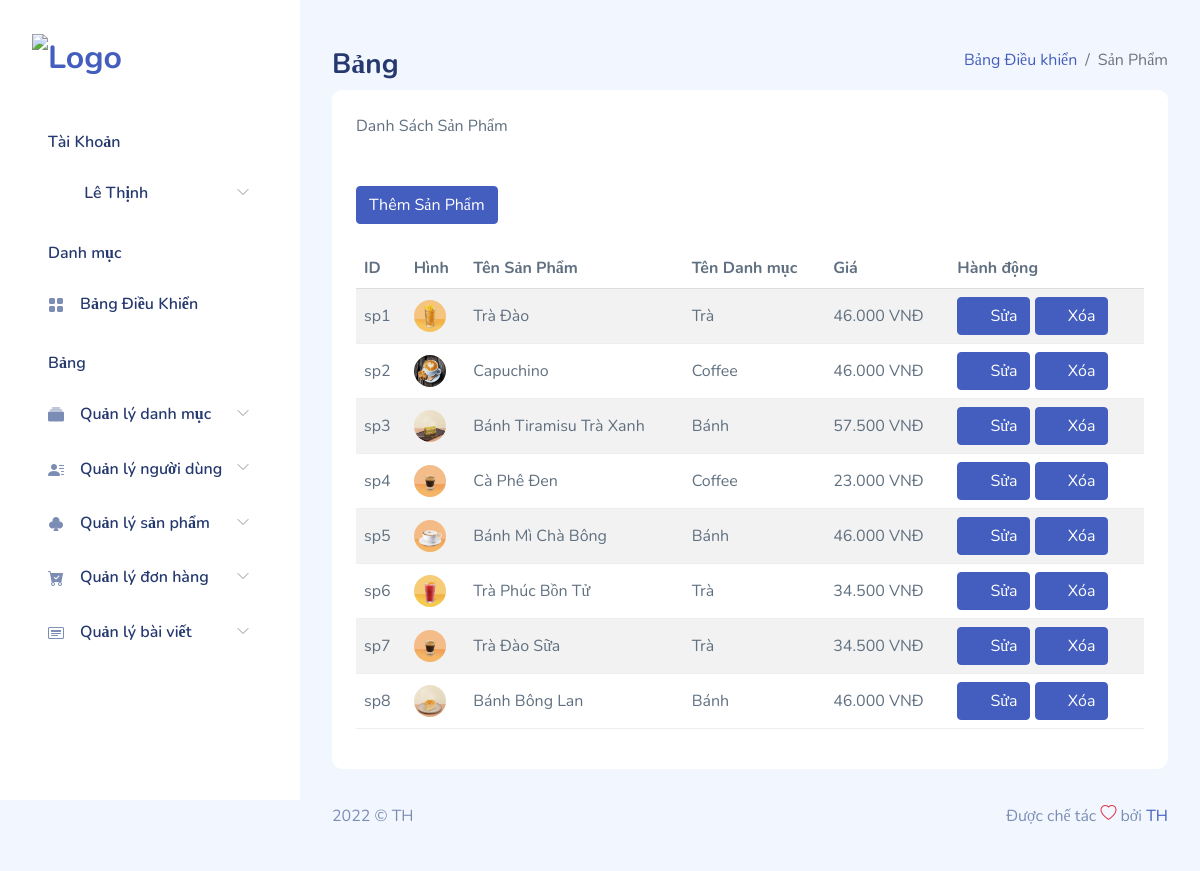
The app's page /admin/view/sanpham.php (signed in) with its own data.
### tables this page shows
CREATE TABLE IF NOT EXISTS `sanpham` (
  `id_sp` varchar(15) NOT NULL,
  `hinh` varchar(20) NOT NULL,
  `tensanpham` varchar(50) NOT NULL,
  `thongtin` text NOT NULL,
  `gia` double NOT NULL,
  `id_danhmuc` varchar(15) NOT NULL,
  PRIMARY KEY (`id_sp`),
  KEY `dm_sp` (`id_danhmuc`)
);

CREATE TABLE IF NOT EXISTS `danhmuc` (
  `id_dm` varchar(15) NOT NULL,
  `tendanhmuc` varchar(50) NOT NULL,
  PRIMARY KEY (`id_dm`)
);

### admin/utils/MySQLUtils.php (called while the page is built, shortened)
<?php
Class MySQLUtils{
    private $servername;
    private $username;
    private $password;
    private $dbname;
    private static $conn;
    public function __construct(){
      $this->servername = "localhost";
      $this->username = "root";
      $this->password = "";
      $this->dbname = "dbbannuoc";
      if(self::$conn == NULL){
        $this->connectDB();
      }
      else{
        return self::$conn;
      }
    }
  public function connectDB(){
try {
  self::$conn = new PDO("mysql:host=$this->servername;dbname=$this->dbname", $this->username, $this->password);
  self::$conn->setAttribute(PDO::ATTR_ERRMODE, PDO::ERRMODE_EXCEPTION);
  self::$conn->query('set names utf8' );
  return self::$conn;
} catch(PDOException $e) {
  echo "Connection failed: " . $e->getMessage();
}
}
public function selectQuery($sql, $arr=[])
    {
        $stm = self::$conn->prepare($sql);
        $stm->execute($arr);
        return $stm->fetchAll(PDO::FETCH_ASSOC);
    }
}
?>

### admin/view/sanpham.php (the view, shortened to what this page needs)
<!DOCTYPE html>
<html lang="en">
<head>
    <?php include 'assets/layouts/headerpage_Admin.php' ?>
    <?php include '../utils/MySQLUtils.php' ?>
</head>
<body>
    <div id="app">
        <?php include 'assets/layouts/menupage_Admin.php' ?>
        <div id="main">
            <div class="page-heading">
                <div class="page-title">
                    <div class="row">
                        <div class="col-12 col-md-6 order-md-1 order-last">
                            <h3>Bảng</h3>
                        </div>
                        <div class="col-12 col-md-6 order-md-2 order-first">
                            <nav aria-label="breadcrumb" class="breadcrumb-header float-start float-lg-end">
                                <ol class="breadcrumb">
                                    <li class="breadcrumb-item"><a href="index1.php">Bảng Điều khiển</a></li>
                                    <li class="breadcrumb-item active" aria-current="page">Sản Phẩm</li>
                                </ol>
                            </nav>
                        </div>
                    </div>
                </div>
                <section class="section">
                    <div class="card">
                        <div class="card-header">
                            Danh Sách Sản Phẩm
                        </div>
                        <div class="card-header">
                        <a href="sanphamcreatepage.php" class="btn btn-primary btn-round ml-auto">
                        Thêm Sản Phẩm</a>
                        </div>
                        <div class="card-body">
                            <table class="table table-striped" id="table1">
                                <thead>
                                    <tr>
                                        <th>ID</th>
                                        <th>Hình</th>
                                        <th>Tên Sản Phẩm</th>
                                        <th>Tên Danh mục</th>
                                        <th>Giá</th>
                                        <th>Hành động</th>
                                    </tr>
                                </thead>
                                <tbody>
                                    <?php
                                        function chuyenUSD($chuyen){
                                            return number_format($chuyen * 23000,0,",",".") ." VNĐ";
                                        }
                                        $conn= new MySQLUtils();
                                        $conn->connectDB();
                                        $sql = "SELECT * FROM sanpham join danhmuc on sanpham.id_danhmuc = danhmuc.id_dm";
                                        $result = $conn->selectQuery($sql);
                                    foreach($result as $value){
                                    echo'<tr>
                                        <td>'.$value['id_sp'].'</td>
                                        <td>
                                            <div class="avatar avatar-md">
                                            <img src="assets/images/faces/'.$value['hinh'].'">
                                            </div>
                                        </td>
                                        <td>'.$value['tensanpham'].'</td>
                                        <td>'.$value['tendanhmuc'].'</td>
                                         <td>'.chuyenUSD($value['gia']).'</td>
                                        <td>
                                            <div class="form-button-action">
                                                <a href="sanphameditpage.php?id='.$value['id_sp'].'" type="submit" data-toggle="tooltip" title="" class="btn btn-primary btn-round ml-auto" data-original-title="Edit Task">
                                                    <svg class="bi" width="1em" height="1em" fill="currentColor">
                                                       <use
                                                    xlink:href="assets/vendors/bootstrap-icons/bootstrap-icons.svg#pencil-square" />
                                                    </svg>
                                                    Sửa
                                                </a>
                                                <a href="sanphamdeletepage.php?id='.$value['id_sp'].'" type="submit" data-toggle="tooltip" title="" class="btn btn-primary btn-round ml-auto" data-original-title="Remove">
                                                     <svg class="bi" width="1em" height="1em" fill="currentColor">
                                                      <use
                                                       xlink:href="assets/vendors/bootstrap-icons/bootstrap-icons.svg#trash-fill" />
                                                     </svg>
                                                    Xóa
                                                </a>
                                            </div>
                                        </td>
                                    </tr>';
                                    }
                                    ?>
                                </tbody>
                            </table>
                        </div>
                    </div>
                </section>
            </div>
            <footer>
                <?php include 'assets/layouts/footerpage_Admin.php' ?>
            </footer>
        </div>
    </div>
</body>
</html>

### admin/view/assets/css/app.css (style rules this page uses)
.avatar { display:inline-flex;border-radius:50%;text-align:center;vertical-align:middle;position:relative }
.avatar img { width:32px;height:32px;border-radius:50% }
.avatar.avatar-md .avatar-content,.avatar.avatar-md img { width:32px;height:32px;font-size:.8rem }
.btn i,.btn svg { width:16px;height:16px }
.btn.btn-danger,.btn.btn-info,.btn.btn-primary,.btn.btn-secondary,.btn.btn-success,.btn.btn-warning { color:#fff }
.card { margin-bottom:2.2rem;border:none }
.card .card-header { border:none }
.card .card-header~.card-body { padding-top:0 }
.card .card-body { padding:1.5rem }
.dataTable-table td,.dataTable-table thead th,.table td,.table thead th { vertical-align:middle }
.dataTable-table:not(.table-borderless) thead th,.table:not(.table-borderless) thead th { border-bottom:1px solid #dedede!important }
.bi { width:1rem;height:1rem }
#main { margin-left:300px;padding:2rem }
.page-heading { margin:0 0 2rem }
.page-heading h3 { font-weight:700 }
a { text-decoration:none }

### records on screen
sanpham: id_sp "sp1", hinh (picture), tensanpham "Trà Đào", id_danhmuc.tendanhmuc "Trà", gia "46.000 VNĐ"
sanpham: id_sp "sp2", hinh (picture), tensanpham "Capuchino", id_danhmuc.tendanhmuc "Coffee", gia "46.000 VNĐ"
sanpham: id_sp "sp3", hinh (picture), tensanpham "Bánh Tiramisu Trà Xanh", id_danhmuc.tendanhmuc "Bánh", gia "57.500 VNĐ"
sanpham: id_sp "sp4", hinh (picture), tensanpham "Cà Phê Đen", id_danhmuc.tendanhmuc "Coffee", gia "23.000 VNĐ"
sanpham: id_sp "sp5", hinh (picture), tensanpham "Bánh Mì Chà Bông", id_danhmuc.tendanhmuc "Bánh", gia "46.000 VNĐ"
sanpham: id_sp "sp6", hinh (picture), tensanpham "Trà Phúc Bồn Tử", id_danhmuc.tendanhmuc "Trà", gia "34.500 VNĐ"
sanpham: id_sp "sp7", hinh (picture), tensanpham "Trà Đào Sữa", id_danhmuc.tendanhmuc "Trà", gia "34.500 VNĐ"
sanpham: id_sp "sp8", hinh (picture), tensanpham "Bánh Bông Lan", id_danhmuc.tendanhmuc "Bánh", gia "46.000 VNĐ"

### other values on screen
$_SESSION["username"] "Lê Thịnh"
